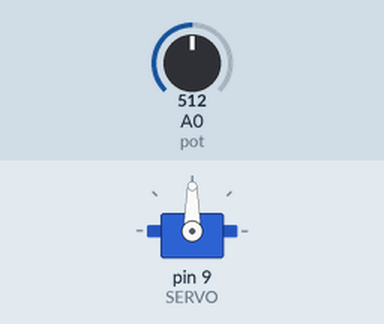
This sketch was run on a simulated Arduino Uno, built with avr-gcc and run on an emulated ATmega328P. Shown: servo. The inputs (shaded band) are chosen by the test bench; at power-on: A0 (pot) = 512.

Above: at 1.2 s.
1.3 s: A0 (pot) set to 716
At 2.1 s:
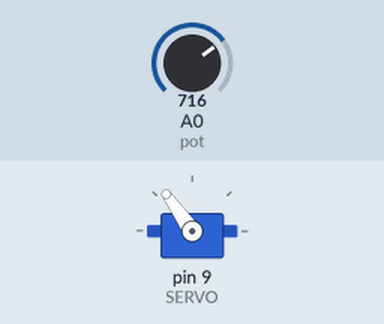
2.8 s: A0 (pot) set to 900
At 3.2 s:
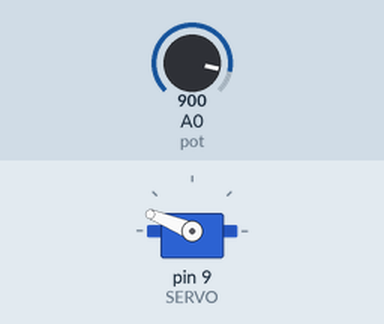
4.3 s: A0 (pot) set to 1023
At 5.5 s:
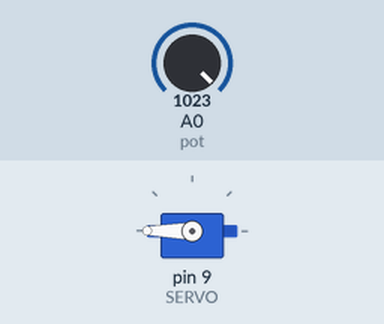
5.8 s: A0 (pot) set to 306
At 6.7 s:
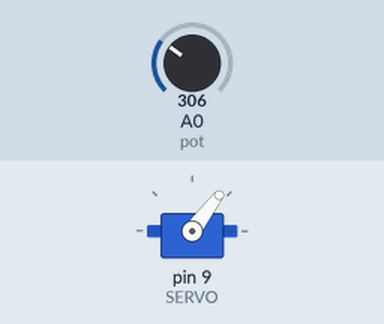
7.3 s: A0 (pot) set to 122
At 7.9 s:
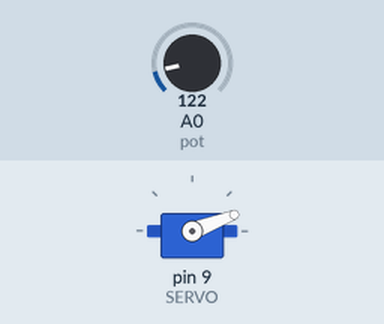
Timing chart, 0 to 9.8 s (numbered marks = the images above; inputs shaded):
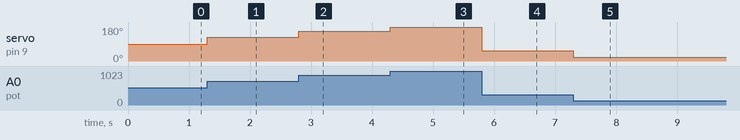

The sketch:

askhsh3.ino
```cpp
#include <Servo.h>

Servo SERVO;

int pot = A0;

void setup(void)
{
  SERVO.attach(9);
}

void loop(void)
{
  int angle = map( analogRead(pot), 0, 1023, 0, 180 );
  SERVO.write(angle);
}
```

Measured:
- after the input at 1.3 s, servo on pin 9 (SERVO): 90° → 125° at once
- after the input at 2.8 s, servo on pin 9 (SERVO): 125° → 158° at once
- after the input at 4.3 s, servo on pin 9 (SERVO): 158° → 180° at once
- after the input at 5.8 s, servo on pin 9 (SERVO): 180° → 53° at once
- after the input at 7.3 s, servo on pin 9 (SERVO): 53° → 21° at once
